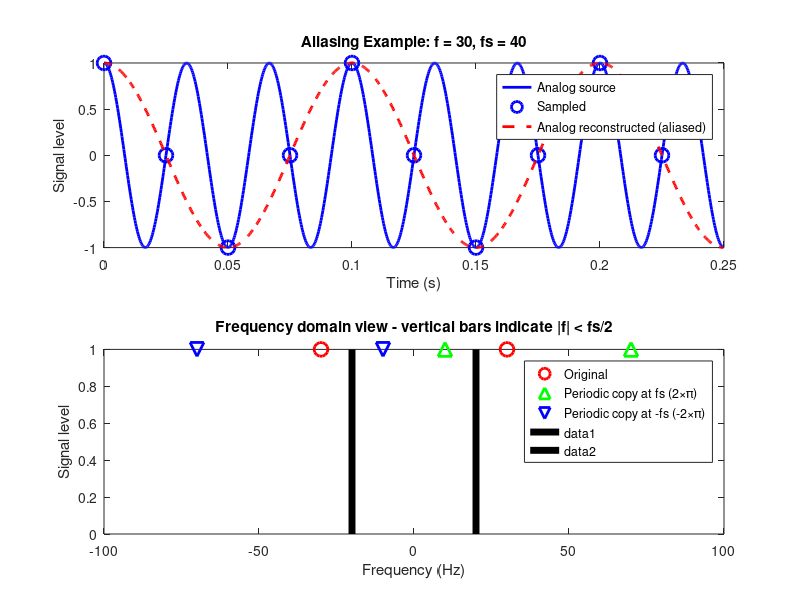

MATLAB code for this plot:
%w9cosAlias(f,fs)
% Aliased sampling of cosine
% Dr. Durant, EE3032, W9D1, 2017-10-29
function w9cosAlias(f,fs)

% Set defaults for input arguments if user did not specify, or indicated []
if ~exist('f' ,'var') || isempty(f ), f = 30; end % frequency of input cosine (no antialias filter; AA filter would wipe out component above fs/2)
if ~exist('fs','var') || isempty(fs), fs = 40; end % sampling frequency, Hz

N = 10; % number of samples to illustrate
n = 0:N-1; % sample numbers

t_samp = n/fs; % sampling time in s
y_digital = cos(2*pi*f*t_samp); % samples of cosine

t = (0:(N*100-1))/(100*fs); % approximate continuous time; 100 is arbitrary but should be large
y_analog = cos(2*pi*f*t); % values at highly sampled, continuous approximation

% Check assumptions on the inputs before continuing; abort execution via error() if not met
if f < 0              , error('Assumption not met: positive input frequency')
elseif abs(f) <= fs/2 , error('Assumption not met: input frequency aliases') 
elseif abs(f) > fs*3/2, error('Assumption not met: 1st alias is in the baseband')
end

f_alias = fs - f; % In Hz, same as alias at digital frequency of 2pi - w0, where w0 is too-fast sinusoid
y_alias_analog = cos(2*pi*f_alias*t); % reconstructed (reconstruction filter limits to 0-fs/2 Hz, or 0-pi in digital frequency)

figure

% Plot all analog ("continuous" time) and digital (sampled) signals vs. time
subplot(211)
h = plot(t     ,y_analog      ,'b-',...
         t_samp,y_digital     ,'bo',...
         t     ,y_alias_analog,'r--');
% h is array of handles (like pointers) to the 3 traces (series) in the plot
set(h,'LineWidth',2) % Make all lines thicker; can also modify select lines, e.g., h([1 3])
set(h(2),'MarkerSize',10) % Make the circles on the 2nd series bigger
legend('Analog source','Sampled','Analog reconstructed (aliased)')
xlabel('Time (s)'), ylabel('Signal level')
title(sprintf('Aliasing Example: f = %g, fs = %g', f, fs))

% Plot frequency domain view
subplot(212)
h = plot(    [-f f], [1 1], 'ro', ...
          fs+[-f f], [1 1], 'g^', ...
         -fs+[-f f], [1 1], 'bv');
set(h,'LineWidth',2,'MarkerSize',10)
legend('Original','Periodic copy at fs (2\times\pi)','Periodic copy at -fs (-2\times\pi)')
hold on
h = plot([-fs/2 -fs/2], [0 1], 'k-', ...
         [ fs/2  fs/2], [0 1], 'k-');
set(h,'LineWidth',5)
xlabel('Frequency (Hz)'), ylabel('Signal level')
title('Frequency domain view - vertical bars indicate |f| < fs/2')

end % function
